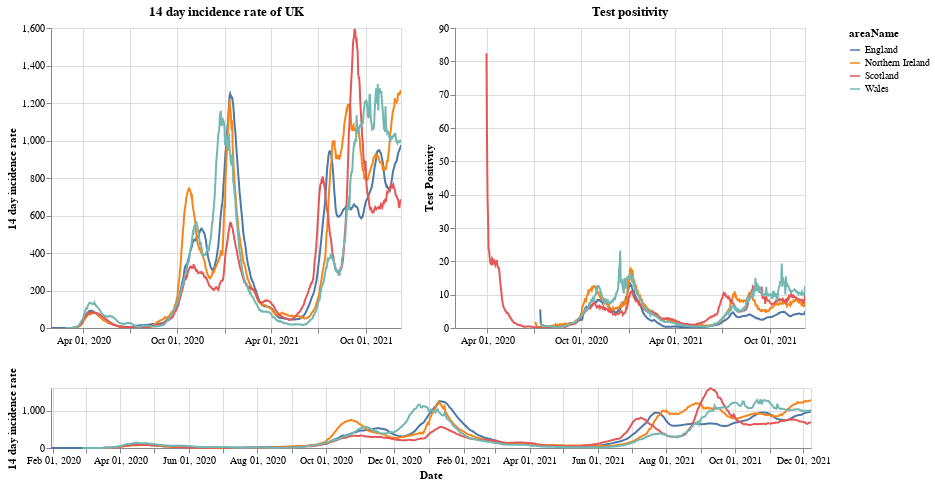

The cell this chart's notebook holds for it:
### Markdown cell above
# Plots

First a plot with each country in the UK. The top right shows the positivity rate for (which is the percentage of registered tests which were positive) while the top left is the 14 day incidence rate. The bottom chart can be used to select the timeframe (does not work on a mobile device).

### Code cell
#collapse
brush = alt.selection(type='interval', name='DateBrush',encodings=['x'],fields=['Time'])
leg_selection = alt.selection_multi(fields=['areaName'], bind='legend')

base = alt.Chart(uk_cases).mark_line().encode(
    x=alt.X("yearmonthdate(date):T", axis=alt.Axis(title='Date')),
    y=alt.Y("twoWeeklyCasesRate:Q", axis=alt.Axis(title='14 day incidence rate')),
    tooltip=['areaName', 'date','twoWeeklyCasesRate', 'testPositivity'],
    color='areaName',
    opacity=alt.condition(leg_selection, alt.value(2), alt.value(0.1))
).add_selection(leg_selection).properties(width=350)

upper = base.encode(alt.X('yearmonthdate(date):T', axis=alt.Axis(title=''),
                         scale=alt.Scale(domain=brush))
                   ).properties(title=f'14 day incidence rate of UK')
upper_right = upper.encode(alt.Y('testPositivity:Q', axis=alt.Axis(title='Test Positivity'))).properties(title='Test positivity')
lower = base.properties(height=60, width = 760).add_selection(brush)

(upper | upper_right) & lower

### Figure 1 — Vega-Lite specification as saved in the notebook (floating-point values rounded to 4 significant figures; data arrays with more than 128 entries replaced by an {"elided": "..."} marker saying what was removed)
{"config": {"view": {"continuousWidth": 400, "continuousHeight": 300}}, "vconcat": [{"hconcat": [{"mark": "line", "encoding": {"color": {"type": "nominal", "field": "areaName"}, "opacity": {"condition": {"value": 2, "selection": "selector001"}, "value": 0.1}, "tooltip": [{"type": "nominal", "field": "areaName"}, {"type": "temporal", "field": "date"}, {"type": "quantitative", "field": "twoWeeklyCasesRate"}, {"type": "quantitative", "field": "testPositivity"}], "x": {"type": "temporal", "axis": {"title": ""}, "field": "date", "scale": {"domain": {"selection": "DateBrush"}}, "timeUnit": "yearmonthdate"}, "y": {"type": "quantitative", "axis": {"title": "14 day incidence rate"}, "field": "twoWeeklyCasesRate"}}, "selection": {"selector001": {"type": "multi", "fields": ["areaName"], "bind": "legend"}}, "title": "14 day incidence rate of UK", "width": 350}, {"mark": "line", "encoding": {"color": {"type": "nominal", "field": "areaName"}, "opacity": {"condition": {"value": 2, "selection": "selector001"}, "value": 0.1}, "tooltip": [{"type": "nominal", "field": "areaName"}, {"type": "temporal", "field": "date"}, {"type": "quantitative", "field": "twoWeeklyCasesRate"}, {"type": "quantitative", "field": "testPositivity"}], "x": {"type": "temporal", "axis": {"title": ""}, "field": "date", "scale": {"domain": {"selection": "DateBrush"}}, "timeUnit": "yearmonthdate"}, "y": {"type": "quantitative", "axis": {"title": "Test Positivity"}, "field": "testPositivity"}}, "selection": {"selector001": {"type": "multi", "fields": ["areaName"], "bind": "legend"}}, "title": "Test positivity", "width": 350}]}, {"mark": "line", "encoding": {"color": {"type": "nominal", "field": "areaName"}, "opacity": {"condition": {"value": 2, "selection": "selector001"}, "value": 0.1}, "tooltip": [{"type": "nominal", "field": "areaName"}, {"type": "temporal", "field": "date"}, {"type": "quantitative", "field": "twoWeeklyCasesRate"}, {"type": "quantitative", "field": "testPositivity"}], "x": {"type": "temporal", "axis": {"title": "Date"}, "field": "date", "timeUnit": "yearmonthdate"}, "y": {"type": "quantitative", "axis": {"title": "14 day incidence rate"}, "field": "twoWeeklyCasesRate"}}, "height": 60, "selection": {"selector001": {"type": "multi", "fields": ["areaName"], "bind": "legend"}, "DateBrush": {"type": "interval", "encodings": ["x"], "fields": ["Time"]}}, "width": 760}], "data": {"name": "data-e94df6e09bfbc3d4d9af9fd71afa0b8e"}, "$schema": "https://vega.github.io/schema/vega-lite/v4.8.1.json", "datasets": {"data-e94df6e09bfbc3d4d9af9fd71afa0b8e": {"elided": "2624 records"}}}
